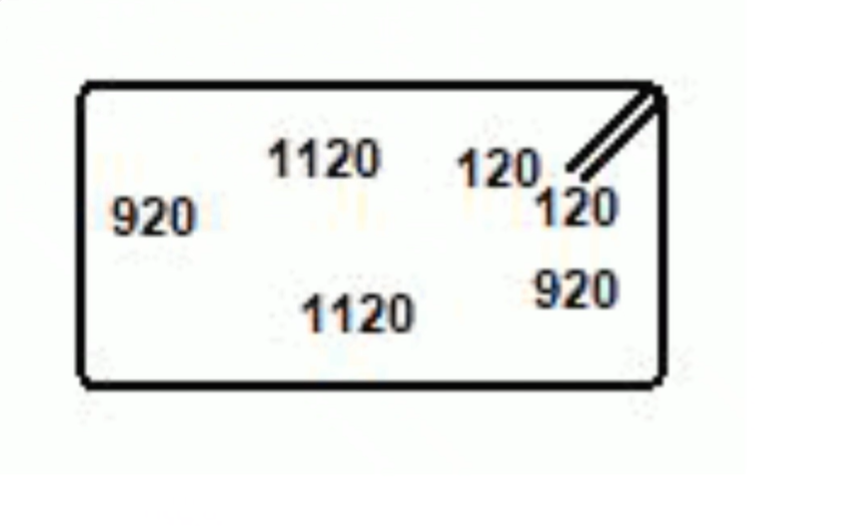
#> input picture Image Analytics/3.png, 845 x 526 px; the run also reads 1 picture not shown here
$ jupyter execute --allow-errors 'Line Extraction.ipynb'   (older library calls are emulated)
#> lines starting #> are read from the running program, lines starting #| are printed output that depends on the picture; after the words box and inside, x2 and y2 are one past the last pixel; in counts of white or black regions, pixels touching at a corner belong together
[cell 1]
import cv2
from PIL import Image
import fitz

[cell 2]
image = Image.open("3.png")
#> image is the input picture: PIL image 845x526 RGBA; mean R, G, B, A 237, 238.7, 236.6, 255
image.show()

#> (a cell that did not finish here is left out)

[cell 4]
import fitz
import cv2
import os
import numpy as np

image_path = "3.png"

#> (the rest of this cell did not finish here and is left out)

[cell 5]
import cv2
import numpy as np

# Load the image
image_path = "3.png"
image = cv2.imread(image_path)
#> image: shape (526, 845, 3)

# Convert the image to grayscale
gray = cv2.cvtColor(image, cv2.COLOR_BGR2GRAY)
cv2.imshow('Gray', gray)

# Remove numbers using adaptive thresholding
thresh = cv2.adaptiveThreshold(gray, 255, cv2.ADAPTIVE_THRESH_GAUSSIAN_C, cv2.THRESH_BINARY, 11, 2)
#> thresh: shape (526, 845); 93.3% white; 261 black regions (213 under 20 px), largest, box (x1, y1, x2, y2) and area: (75, 80, 668, 392) 18384, (530, 269, 561, 309) 573, (113, 196, 139, 236) 563

# Dilate the pixels around the numbers
kernel = np.ones((5,5), np.uint8)
dilated = cv2.dilate(thresh, kernel, iterations=2)
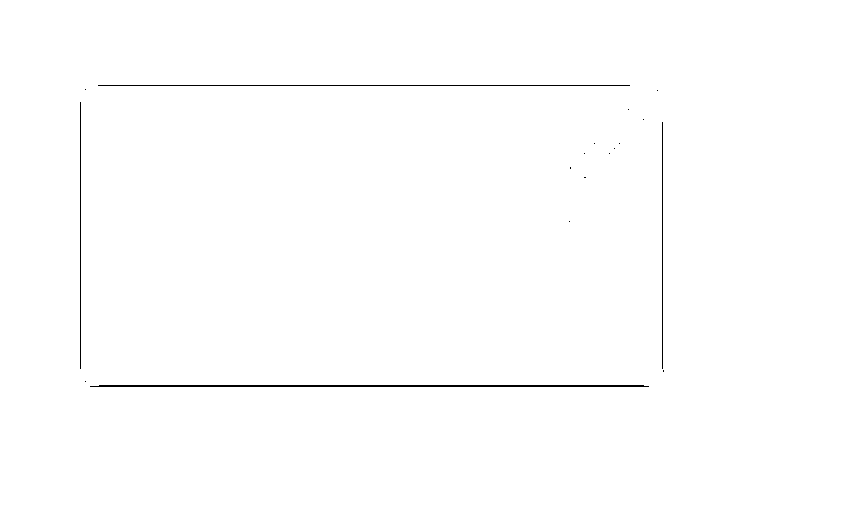
#> dilated: shape (526, 845); 99.5% white; black in thin lines or dots, all inside (x1, y1, x2, y2) = (80, 85, 664, 387)

# Invert the image to have lines as white
inverted = cv2.bitwise_not(dilated)

# Find contours of the lines
contours, _ = cv2.findContours(inverted, cv2.RETR_EXTERNAL, cv2.CHAIN_APPROX_SIMPLE)
#> contours = 18 contours, 17 with area under 20; largest, box (x1, y1, x2, y2) and area: (90, 385, 649, 387) 545

# Draw the contours on a blank image
result = np.zeros_like(image)
cv2.drawContours(result, contours, -1, 0, 1)
#> result: shape (526, 845, 3); every value is 0

# Display or save the resulting image
cv2.imshow("Result", result)
cv2.waitKey(0)
cv2.destroyAllWindows()

[cell 6]
# Converting the numbers to patches

[cell 7]
import cv2
import numpy as np

# Load the image
image_path = "3.png"
image = cv2.imread(image_path)

# Convert the image to grayscale
gray = cv2.cvtColor(image, cv2.COLOR_BGR2GRAY)

# Threshold the grayscale image
_, thresh = cv2.threshold(gray, 3, 255, cv2.THRESH_BINARY)
#> thresh: shape (526, 845); every value is 255

# Find contours in the thresholded image
contours, _ = cv2.findContours(thresh, cv2.RETR_EXTERNAL, cv2.CHAIN_APPROX_SIMPLE)
#> contours = [[[0, 0], [0, 525], [844, 525], [844, 0]]]

# Set a threshold for contour area
area_threshold = 3

# Filter contours representing numbers based on area
filtered_contours = [cnt for cnt in contours if cv2.contourArea(cnt) > area_threshold]
#> filtered_contours = [[[0, 0], [0, 525], [844, 525], [844, 0]]]

# Create patches (rectangles) around the contours representing numbers
for contour in filtered_contours:
    x, y, w, h = cv2.boundingRect(contour)
    cv2.rectangle(image, (x, y), (x + w, y + h), (255, 255, 255), -1)  # Fill rectangle with white
#> this loop made 1 pass
#> (contour, x, y, w, h) on pass 1: ([[0, 0], [0, 525], [844, 525], [844, 0]], 0, 0, 845, 526)
#> image: shape (526, 845, 3); every value is 255

# Display or save the resulting image
cv2.imshow("Result", image)
cv2.waitKey(0)
cv2.destroyAllWindows()

# Extracting Lines and removing any curves

[cell 8]
 # Applying gaussian blur to improve clarity
import cv2
import numpy as np
import matplotlib.pyplot as plt

# Load the image
image = cv2.imread('2.png', 0)
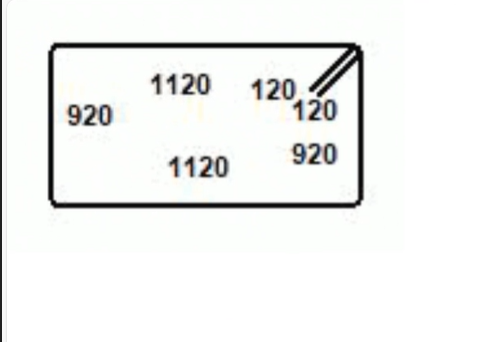
#> input picture Image Analytics/2.png, 478 x 342 px
#> image: shape (342, 478)

# Apply Gaussian blurring to reduce noise
image = cv2.GaussianBlur(image, (5, 5), 0)

# [9 lines of commented-out code are left out]
_, thresh = cv2.threshold(image, 142, 255, cv2.THRESH_BINARY_INV)
#> thresh: shape (342, 478); 5.5% white; 22 white regions, largest, box (x1, y1, x2, y2) and area: (48, 43, 364, 208) 5666, (0, 0, 2, 342) 684, (293, 143, 306, 164) 162
#3.png : 75, 2.png : 142-150

# Apply morphological operations to remove noise and fill in gaps
kernel = cv2.getStructuringElement(cv2.MORPH_RECT, (5, 5))
#> kernel = [[1, 1, 1, 1, 1], [1, 1, 1, 1, 1], [1, 1, 1, 1, 1], [1, 1, 1, 1, 1], [1, 1, 1, 1, 1]]
thresh = cv2.morphologyEx(thresh, cv2.MORPH_OPEN, kernel)
#> thresh: shape (342, 478); 3.8% white; 17 white regions

# Find contours
contours, _ = cv2.findContours(thresh, cv2.RETR_EXTERNAL, cv2.CHAIN_APPROX_SIMPLE)
#> contours = 17 contours; largest, box (x1, y1, x2, y2) and area: (54, 43, 364, 205) 2642, (53, 202, 355, 208) 1208, (48, 50, 54, 201) 747, (187, 158, 194, 166) 38, (309, 157, 316, 164) 34

# Create an all-white image
output = np.ones_like(image) * 255

for contour in contours:
    # Calculate the area of the contour to identify numbers and lines separately based on their size
    area = cv2.contourArea(contour)

    if area < 40:  # This threshold value may need adjustment depending on the specific image and text size.
        continue

    # Draw detected contours (lines) on the white background
    cv2.drawContours(output, [contour], -1, (0), 1)
#> this loop made 17 passes
#> area on passes 1, 2, 3, 4, 5, 7, 8, 10: 1208, 29.5, 24.5, 38.5, 34, 33, 29.5, 24.5
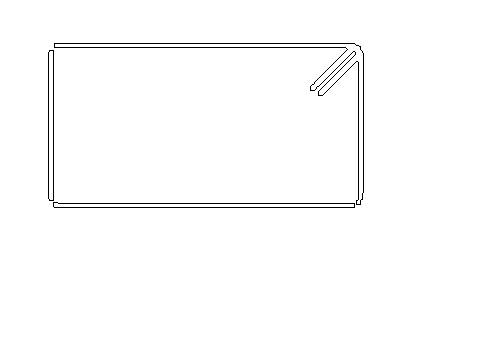
#> output: shape (342, 478); 98.8% white; black in thin lines or dots, all inside (x1, y1, x2, y2) = (48, 43, 364, 208)

#Plotting
plt.figure(figsize=(12, 3))

# Plot the original image
plt.subplot(1, 3, 1)
plt.imshow(image, cmap='gray')
plt.title('Original Image')

# Plot the Adaptive Binary image
plt.subplot(1, 3, 2)
plt.imshow(output, cmap='gray')
plt.title('Output')

# Plot the image without numbers
# plt.subplot(1, 3, 3)
# plt.imshow(thresh)
# plt.title('Gray', cmap='gray')

# Show the plots
plt.show()


# Display the processed image
cv2.imshow('Processed Image', output)
cv2.waitKey(0)
cv2.destroyAllWindows()

# Removing numbers sticking to bar

[cell 9]
import cv2
import numpy as np
import matplotlib.pyplot as plt

# Read image
img = cv2.imread('st_bar_main.png')
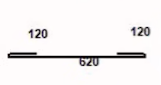
#> input picture Image Analytics/st_bar_main.png, 161 x 85 px
#> img is the input picture: shape (85, 161, 3); mean B, G, R 239.4, 239.3, 242.2
#cv2.imshow('Original', img)

# Convert to grayscale
gray = cv2.cvtColor(img, cv2.COLOR_BGR2GRAY)
#> gray: shape (85, 161)

# Apply Canny edge detection
canny_image = cv2.Canny(gray, 35, 95)
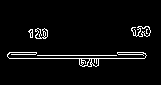
#> canny_image: shape (85, 161); 4.3% white in thin lines or dots, all inside (x1, y1, x2, y2) = (7, 26, 151, 67)
#cv2.imshow('canny-image', canny_image)

# Find contours of the white regions
contours, hierarchy = cv2.findContours(canny_image, cv2.RETR_TREE, cv2.CHAIN_APPROX_SIMPLE)
#> contours = 21 contours, 10 with area under 20; largest, box (x1, y1, x2, y2) and area: (7, 52, 147, 67) 194, (131, 26, 151, 37) 95, (138, 26, 151, 37) 80, (35, 28, 48, 39) 71, (117, 52, 144, 55) 50

# Gaussian Blur
gray = cv2.GaussianBlur(gray, (3, 3), 0)

# Getting Better results with bilateral filtering
gray = cv2.cvtColor(img, cv2.COLOR_BGR2GRAY)
gray = cv2.bilateralFilter(gray, 150, 70, 30)
#cv2.imshow('Post-Blur', gray)

# Threshold the image
threshold_value = 150
_, thresh = cv2.threshold(gray, threshold_value, 255, cv2.THRESH_BINARY_INV)
#> thresh: shape (85, 161); 3.1% white in thin lines or dots, all inside (x1, y1, x2, y2) = (8, 27, 149, 66)

# Remove noise
kernel = cv2.getStructuringElement(cv2.MORPH_RECT, (2, 3))
#> kernel = [[1, 1], [1, 1], [1, 1]]
thresh = cv2.morphologyEx(thresh, cv2.MORPH_OPEN, kernel)
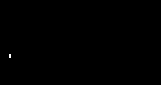
#> thresh: shape (85, 161); 0.06% white in thin lines or dots, all inside (x1, y1, x2, y2) = (9, 54, 11, 58)
#cv2.imshow('Smooth', thresh)

# Invert the image
thresh = cv2.bitwise_not(thresh)

# Create a mask image with only the black regions
mask = np.zeros_like(thresh)

for cnt in contours:
    area = cv2.contourArea(cnt)
    if area < 40: # Change this threshold value according to your image
        cv2.drawContours(mask, [cnt], -1, 0, -1)
#> this loop made 21 passes
#> area on passes 2, 5, 6, 7, 9, 10, 13, 17: 194, 43, 20, 43, 50, 20, 71, 21
#> mask: shape (85, 161); every value is 0

# Invert the mask
mask = cv2.bitwise_not(mask)
#> mask: shape (85, 161); every value is 255

# Apply the mask to the original image
result = cv2.bitwise_and(thresh, thresh, mask=mask)

# Display the extracted lines
#cv2.imshow('Extracted Lines', result)
cv2.waitKey(0)
cv2.destroyAllWindows()

#Plotting
plt.figure(figsize=(16, 3))

# Plot the original image
plt.subplot(1, 3, 1)
plt.imshow(canny_image, cmap='gray')
plt.title('Canny Image')

# Plot the Adaptive Binary image
plt.subplot(1, 3, 2)
plt.imshow(result, cmap='gray')
plt.title('Output')

# Plot the image without numbers
plt.subplot(1, 3, 3)
plt.imshow(img, cmap = plt.cm.gray)
plt.title('Gray')

# Show the plots
plt.show()

# # Save the image
# cv2.imwrite('new_image2.png', result)

## Attempt 1

[cell 10]
import cv2
import numpy as np

# Load the image
image = cv2.imread('2.png')
#> image is the input picture: shape (342, 478, 3); mean B, G, R 239.9, 241.3, 240.2

# Convert to grayscale
gray = cv2.cvtColor(img, cv2.COLOR_BGR2GRAY)
gray = cv2.bilateralFilter(gray, 45, 70, 50)

# Apply Canny edge detection
edges = cv2.Canny(gray, 45, 90)
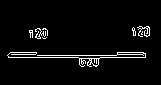
#> edges: shape (85, 161); 4.2% white in thin lines or dots, all inside (x1, y1, x2, y2) = (7, 26, 150, 67)
#cv2.imshow('canny-image', canny_image)

# Find contours of the white regions
contours, hierarchy = cv2.findContours(canny_image, cv2.RETR_TREE, cv2.CHAIN_APPROX_SIMPLE)

# Perform Hough Line Transform to detect lines
lines = cv2.HoughLines(edges, 1, np.pi / 180, 150)
#> lines = None

# Draw detected lines on a copy of the original image
lines_image = image.copy()
#> (the rest of this cell did not finish here and is left out)

## Attempt 2

[cell 11]
import cv2
import numpy as np

# Load the image
image = cv2.imread('2.png')

# Convert the image to grayscale
gray = cv2.cvtColor(image, cv2.COLOR_BGR2GRAY)
#> gray: shape (342, 478)
gray = cv2.bilateralFilter(gray, 45, 70, 50)

# Apply Gaussian blur to reduce noise
blurred = cv2.GaussianBlur(gray, (5, 5), 0)

# Perform edge detection using Canny
edges = cv2.Canny(gray, 50, 150, apertureSize=3)
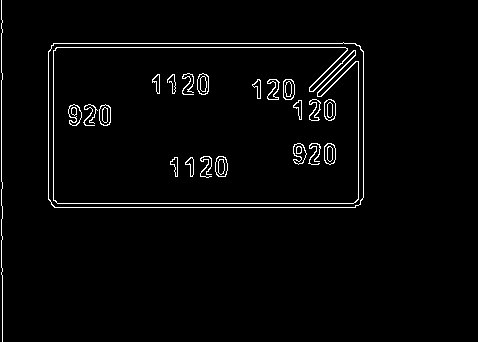
#> edges: shape (342, 478); 2.5% white in thin lines or dots, all inside (x1, y1, x2, y2) = (1, 0, 364, 342)

# Remove noise
kernel = cv2.getStructuringElement(cv2.MORPH_RECT, (4, 4))
#> kernel = [[1, 1, 1, 1], [1, 1, 1, 1], [1, 1, 1, 1], [1, 1, 1, 1]]
thresh = cv2.morphologyEx(thresh, cv2.MORPH_OPEN, kernel)
#> thresh: shape (85, 161); 99.9% white; black in thin lines or dots, all inside (x1, y1, x2, y2) = (10, 55, 12, 59)

# Perform dilation and erosion to close gaps in between lines
kernel = np.ones((5,5), np.uint8)
closed_edges = cv2.morphologyEx(thresh, cv2.MORPH_CLOSE, kernel)

# Find contours in the closed edges image
contours, _ = cv2.findContours(closed_edges.copy(), cv2.RETR_EXTERNAL, cv2.CHAIN_APPROX_SIMPLE)
#> contours = [[[0, 0], [0, 84], [160, 84], [160, 0]]]

# Draw the contours on a black background
contour_image = np.zeros_like(image)
for contour in contours:
    cv2.drawContours(contour_image, [contour], -1, (255, 255, 255), 2)
#> this loop made 1 pass
#> contour on pass 1: [[0, 0], [0, 84], [160, 84], [160, 0]]
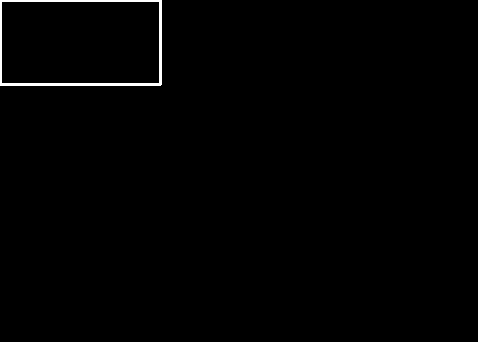
#> contour_image: shape (342, 478, 3); 0.74% white; 1 white region, box (x1, y1, x2, y2) and area: (0, 0, 162, 86) 1214

# Invert the contour image to create a mask for numbers
mask = cv2.bitwise_not(contour_image)

# Apply the mask to the original image to remove numbers
cleaned_image = cv2.bitwise_and(image, mask)

# Display the cleaned image
cv2.imshow('Cleaned Image', cleaned_image)
cv2.waitKey(0)
cv2.destroyAllWindows()

## Attempt 3

[cell 12]
import cv2
import numpy as np

image_path = "3.png"

# Load the image
img = cv2.imread(image_path, cv2.IMREAD_GRAYSCALE)
#> img: shape (526, 845)

# Apply adaptive thresholding to remove numbers
thresh = cv2.adaptiveThreshold(img, 255, cv2.ADAPTIVE_THRESH_GAUSSIAN_C, cv2.THRESH_BINARY, 11, 2)
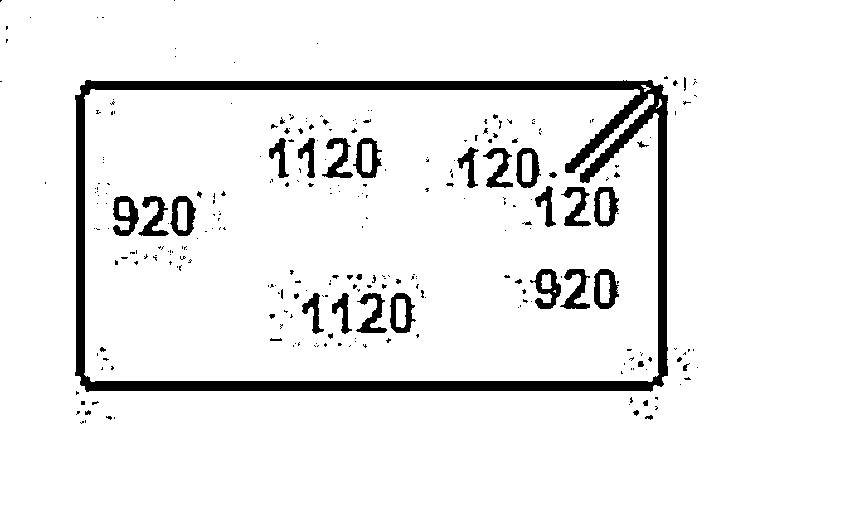
#> thresh: shape (526, 845); 93.3% white; 283 black regions (238 under 20 px)

# Find contours in the thresholded image
contours, hierarchy = cv2.findContours(thresh, cv2.RETR_TREE, cv2.CHAIN_APPROX_SIMPLE)
#> contours = 361 contours, 275 with area under 20; largest, box (x1, y1, x2, y2) and area: (0, 0, 845, 526) 443094, (74, 79, 669, 393) 183772, (84, 89, 659, 382) 163372, (352, 137, 383, 179) 864, (593, 268, 620, 310) 846

# Initialize an empty image to store the lines
lines_img = np.zeros_like(img)
cv2.imshow('Output', lines_img)
#> (the rest of the program and of its run is left out)
